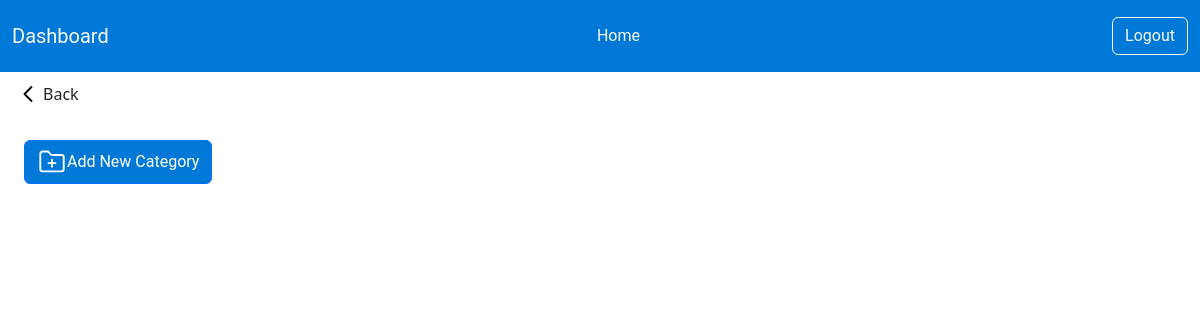
Before: /admin/categories.php (signed in) with the older database file.
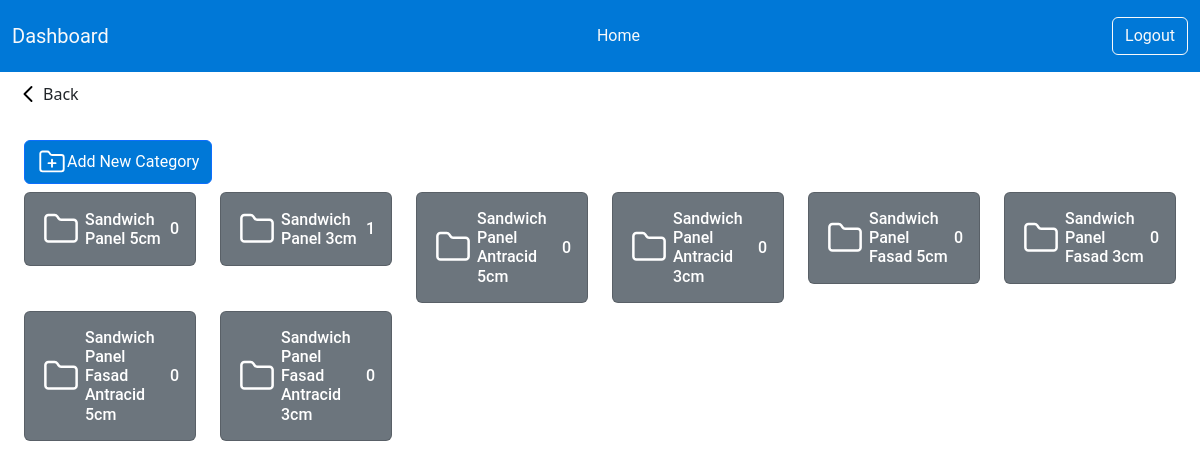
After: the same page with the newer database file.
### tables this page shows
CREATE TABLE `categories` (
  `id` int NOT NULL,
  `name` varchar(100) NOT NULL
);

### admin/categories.php (the view, shortened to what this page needs)
<?php include_once('includes/header.php');
$sql_categories = "
SELECT `categories`.`name` AS category_name, `categories`.`id` AS category_id, COUNT(`products`.`id`) AS product_count
FROM  `categories`
LEFT JOIN `products` ON
`categories`.`id` = `products`.`category_id`
GROUP BY `categories`.`id`, `categories`.`name`";
$stm_categories = $pdo->prepare($sql_categories);
$stm_categories->execute();
$categories = $stm_categories->fetchAll(PDO::FETCH_ASSOC);
?>
<a href="index.php" class="btn btn-transparent d-flex justify-content-start align-items-center"><img src="./assets/icons/back.svg" alt="">Back</a>
<div class="container-fluid">
    <div class="row mt-4 col-12 justify-content-start p-0 m-0">
        <div class="col-12 d-flex justify-content-start mb-2">
            <button data-bs-toggle="modal" data-bs-target="#category" class="btn btn-small btn-primary d-flex justify-content-between align-items-center">
                <img src="./assets/icons/folder-plus.svg" alt="">Add New Category</button>
        </div>
        <?php foreach ($categories as $category): ?>
            <div class="col-12 col-md-4 col-xl-2 mb-2">
                <a href="product.php?category_id=<?= $category['category_id'] ?>" class="text-decoration-none">
                    <div class="card bg-secondary">
                        <div class="card-body">
                            <div class="d-flex justify-content-between align-items-center">
                                <div class="d-flex align-items-center">
                                    <h6 class="card-title m-0"><img src="./assets/icons/folder.svg" alt=""></h6>
                                    <h6 class="card-title text-white m-0 ms-1"><?= $category['category_name'] ?></h6>
                                </div>
                                <h6 class="card-text text-white m-0"><?= $category['product_count'] ?></h6>
                            </div>
                        </div>
                    </div>
                </a>
            </div>
        <?php endforeach; ?>
    </div>
</div>
</body>
</html>

### admin/includes/header.php (shortened to what this page needs)
<!DOCTYPE html>
<html lang="en">
<head>
    <link rel="stylesheet" href="assets/css/bootstrap.min.css">
    <link rel="stylesheet" href="assets/css/style.css">
    <link rel="stylesheet" href="assets/css/boxicons.min.css">
    <link rel="stylesheet" href="https://cdn.jsdelivr.net/npm/bootstrap-table@1.23.5/dist/bootstrap-table.min.css">
</head>
<body>
    <nav class="navbar navbar-expand-lg bg-primary">
        <div class="container-fluid py-2">
            <a class="navbar-brand text-light" href="index.php">Dashboard</a>
            <div class="collapse navbar-collapse" id="navbarSupportedContent">
                <ul class="navbar-nav m-auto mb-2 mb-lg-0">
                    <li class="nav-item">
                        <a class="nav-link text-light <?php echo basename($_SERVER['PHP_SELF']) == 'index.php' ? 'active' : ''; ?>"
                            href="index.php">Home</a>
                    </li>
                </ul>
                <ul class="navbar-nav">
                    <li class="nav-item">
                        <form action="<?= $_SERVER['PHP_SELF'] ?>" method="POST">
                            <button type="submit" class="btn btn-outline-light">Logout</button>
                        </form>
                    </li>
                </ul>
            </div>
        </div>
    </nav>

### admin/assets/css/style.css (style rules this page uses)
* { font-family: "Roboto", sans-serif; font-weight: 400; font-style: normal; }
.bg-primary, .btn-primary { background-color: #0078d7 !important; }

Changed rows visible on the page:
added categories: name "Sandwich Panel 5cm", product_count "0"
added categories: name "Sandwich Panel 3cm", product_count "1"
added categories: name "Sandwich Panel Antracid 5cm", product_count "0"
added categories: name "Sandwich Panel Antracid 3cm", product_count "0"
added categories: name "Sandwich Panel Fasad 5cm", product_count "0"
added categories: name "Sandwich Panel Fasad 3cm", product_count "0"
added categories: name "Sandwich Panel Fasad Antracid 5cm", product_count "0"
added categories: name "Sandwich Panel Fasad Antracid 3cm", product_count "0"
